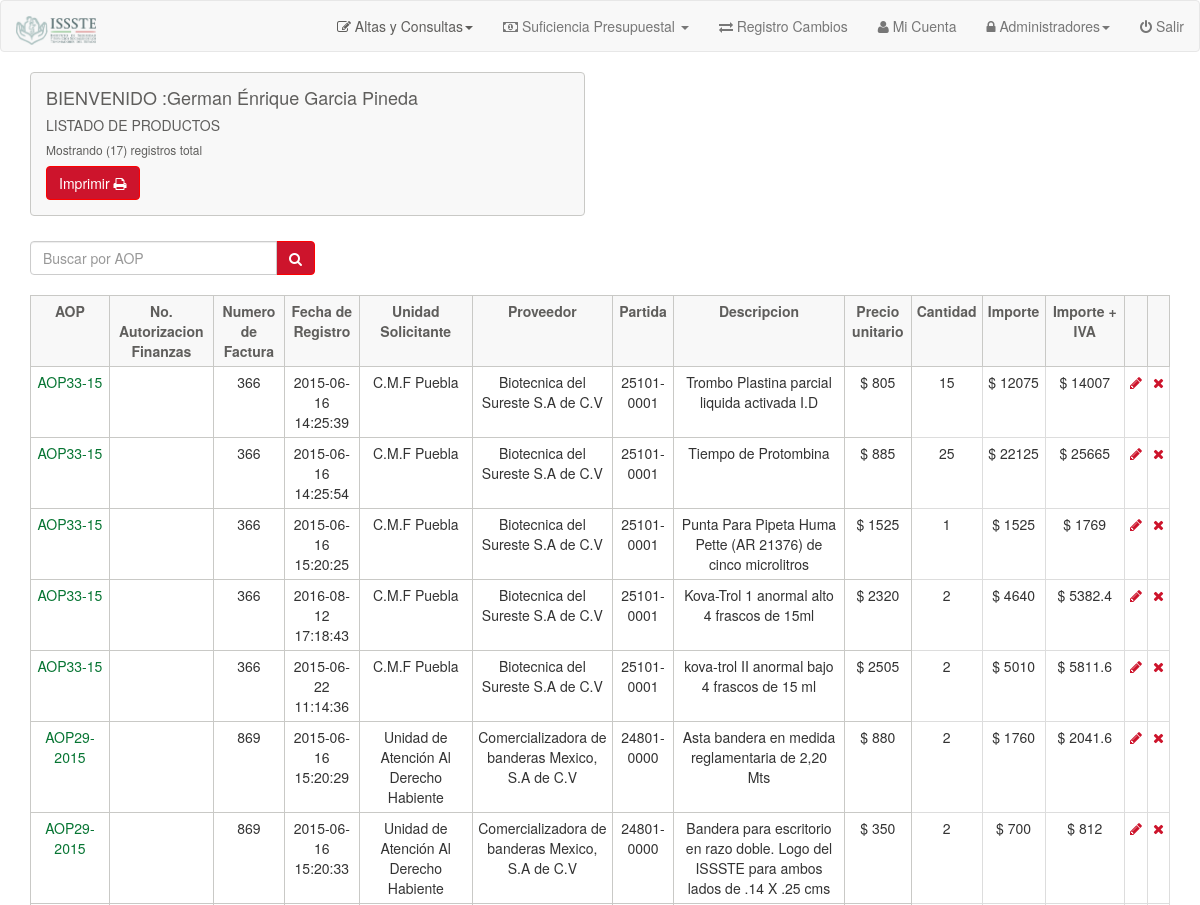
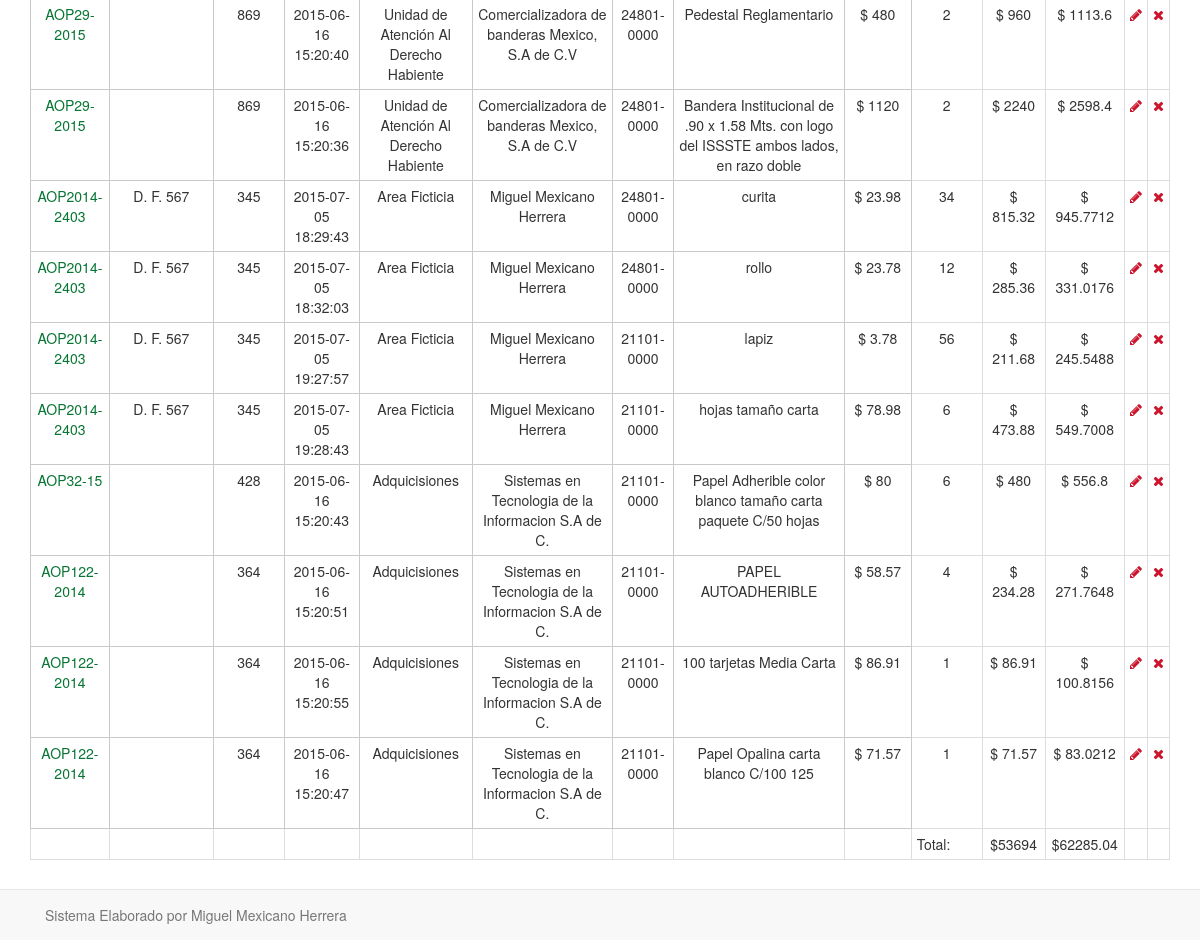
The page /codigo/listadopro.php (signed in) on the database its author committed (2 pictures, top to bottom).
### tables this page shows
CREATE TABLE IF NOT EXISTS `productos` (
  `Idpr` int(11) NOT NULL,
  `Fechapro` datetime NOT NULL,
  `Descripcion` varchar(300) NOT NULL,
  `Preciouni` double NOT NULL,
  `Cantidad` double NOT NULL,
  `Importe` double NOT NULL,
  `ImporteIva` double DEFAULT NULL,
  `Idpm` int(11) NOT NULL,
  `Idcli` int(11) NOT NULL,
  `IdPartida` varchar(11) NOT NULL,
  `AOP` varchar(15) DEFAULT NULL,
  `Factura` varchar(30) DEFAULT NULL,
  `NoFinanzas` varchar(45) DEFAULT NULL
);

CREATE TABLE IF NOT EXISTS `clientes` (
  `Idcliente` int(11) NOT NULL,
  `Nombre` varchar(90) NOT NULL,
  `Responsable` varchar(90) NOT NULL,
  `DireccionC` varchar(200) DEFAULT NULL,
  `CPC` varchar(70) DEFAULT NULL,
  `ColoniaC` varchar(200) DEFAULT NULL,
  `DelegacionC` varchar(200) DEFAULT NULL
);

CREATE TABLE IF NOT EXISTS `proveedores` (
  `Idpm` int(11) NOT NULL,
  `Fecha` datetime NOT NULL,
  `NombreEmp` varchar(100) NOT NULL,
  `Direccion` varchar(200) DEFAULT NULL,
  `Colonia` varchar(100) DEFAULT NULL,
  `Delegacion` varchar(100) DEFAULT NULL,
  `CP` varchar(95) DEFAULT NULL,
  `RepreLegal` varchar(200) DEFAULT NULL,
  `Telefono` varchar(30) DEFAULT NULL,
  `RFC` varchar(25) DEFAULT NULL,
  `Correo` varchar(50) NOT NULL,
  `Idtp` int(11) NOT NULL,
  `Actcost` varchar(100) DEFAULT NULL,
  `ComIdent` varchar(100) DEFAULT NULL,
  `CRFC` varchar(100) DEFAULT NULL,
  `EstadoBanc` varchar(100) DEFAULT NULL,
  `DomicilioFiscal` varchar(100) DEFAULT NULL,
  `CartaMem` varchar(100) DEFAULT NULL
);

### codigo/listadopro.php (the view, shortened to what this page needs)
<?php
require("../funciones/general.php");
require("menu.php");
    if(isset($_REQUEST['palabra']))
    {
    $buscar=$_POST['palabra'];
$query=mysql_query("SELECT * FROM productos,proveedores,clientes WHERE productos.Idpm=proveedores.Idpm AND clientes.idcliente=productos.idcli AND (productos.Descripcion  LIKE '%$buscar%' or productos.IdPartida  LIKE '%$buscar%' or productos.AOP  LIKE '%$buscar%' or clientes.Nombre  LIKE '%$buscar%' or proveedores.NombreEmp like '%$buscar%') ORDER BY NombreEmp ASC");
$busqueda=mysql_query("SELECT sum(importe) FROM productos,proveedores,clientes WHERE productos.Idpm=proveedores.Idpm AND clientes.idcliente=productos.idcli AND (productos.Descripcion  LIKE '%$buscar%' or productos.IdPartida  LIKE '%$buscar%' or productos.AOP  LIKE '%$buscar%' or clientes.Nombre  LIKE '%$buscar%' or proveedores.NombreEmp like '%$buscar%') ORDER BY NombreEmp ASC");
    $lis=mysql_fetch_array($busqueda);
    $Total= $lis['sum(importe)']   ;
    $TotalIva=$Total*0.16;
    $TotalIva=$TotalIva+$Total;
    }else{
  $query=mysql_query("SELECT * FROM productos,proveedores,clientes WHERE productos.Idpm=proveedores.Idpm AND clientes.idcliente=productos.idcli ORDER BY NombreEmp ASC");
    $busqueda=mysql_query("SELECT sum(importe) FROM productos,proveedores,clientes WHERE productos.Idpm=proveedores.Idpm AND clientes.idcliente=productos.idcli");
    $lis=mysql_fetch_array($busqueda);
    $Total= $lis['sum(importe)'];
    $TotalIva=$Total*0.16;
    $TotalIva=$TotalIva+$Total;
    }
$total_registros=mysql_num_rows($query);
 ?>
<!DOCTYPE html>
<html>
<head>
  <link rel="stylesheet" type="text/css" href="../css/bootstrap.css">
  <link rel="stylesheet" type="text/css" href="../css/bootstrap-responsive.css">
  <link rel="stylesheet" href="../font-awesome/css/font-awesome.min.css">
  <link rel="stylesheet" type="text/css" href="../css/mystyle.css">
</head>
<body>
  <div class="container">
  <div class="row-fluid">
    <div class="span6">
    </div>
    <div class="span6"></div>
  </div>
<br>
              <?php
    if($total_registros==0){
    echo '<div>
             <br>
              <div class="alert alert-danger">
              <h4 class="text-center">Alerta!</h4><p class="text-center">No se encontraron resultados</p></div> </div>';
              }
    else
      {
           echo '<table class="table table-bordered table-condensed">
                  <tr>
                      <th id="bordecolor" class="text-center thcolor">AOP</th>
                      <th id="bordecolor" class="text-center thcolor">No. Autorizacion Finanzas</th>
                      <th id="bordecolor" class="text-center thcolor">Numero de Factura</th>
                      <th id="bordecolor" class="text-center thcolor">Fecha de Registro</th>
                      <th id="bordecolor" class="text-center thcolor">Unidad Solicitante</th>
                      <th id="bordecolor" class="text-center thcolor">Proveedor</th>
                      <th id="bordecolor" class="text-center thcolor">Partida</th>
                      <th id="bordecolor" class="text-center thcolor"><p>Descripcion</p></th>
                      <th id="bordecolor" class="text-center thcolor">Precio unitario</th>
                      <th id="bordecolor" class="text-center thcolor"><p>Cantidad</p></th>
                      <th id="bordecolor" class="text-center thcolor">Importe</th>
                      <th id="bordecolor" class="text-center thcolor">Importe + IVA</th>
                      <th id="bordecolor" class="text-center thcolor">&nbsp;</th>';
                    echo '<th id="bordecolor" class="text-center thcolor">&nbsp;</th>';
            echo      '</tr>';
}
            ?>
                  <?php
                  while($fila=mysql_fetch_array($query)) {
                  ?>
                         <tr>
                          <td id="bordecolor" align="center"><a id="linkcolor" href="excelAOP.php?aop=<?php echo $fila['AOP'];?>&prov=<?php echo $fila['Idpm'];?>"><?php echo $fila['AOP'];?></a> </td>
                          <td id="bordecolor" align="center"><?php echo $fila['NoFinanzas'];?></td>
                          <td id="bordecolor" align="center"><?php echo $fila['Factura'];?></td>
                          <td id="bordecolor" align="center"><?php echo $fila['Fechapro'];?></td>
                          <td id="bordecolor" align="center"><?php echo $fila['Nombre'];?></td>
                          <td id="bordecolor" align="center"><?php echo $fila['NombreEmp'];?></td>
                          <td id="bordecolor" align="center"><?php echo $fila['IdPartida'];?></td>
                          <td id="bordecolor" align="center"><?php echo $fila['Descripcion'];?></td>
                          <td id="bordecolor" align="center"><?php echo "$  ";
                          echo $fila['Preciouni'];?></td>
                            <td align="center"><?php echo $fila['Cantidad'];?></td>
                            <td align="center"><?php echo "$  ";
                          echo $fila['Importe'];?></td>
                          <td align="center"><?php echo "$  ";
                          echo $fila['ImporteIva'];?></td>
                            <td>
                           <a href="actualizapro.php?idpr=<?php echo $fila['Idpr'];?>&p=<?php echo $_GET['p'];?>&idus=<?php echo $fila['Idusuario'];?>" title="Actualiza Registro2" target="_self">
                             <i id="otherButton" class="fa fa-pencil"></i>
                           </a>
                          </td>
                          <td>
                          <a href="eliminapro.php?idpr=<?php echo $fila['Idpr'];?>&p=<?php echo $_GET['p'];?>" title="Elimina Registro" target="_self">
                             <i id="otherButton" class="fa fa-times"></i>
                           </a>
                          </td>
                          </tr>
                          <?php }?>
<?php
if($total_registros>0){
echo '<tr>
  <td>&nbsp;</td>
   <td>&nbsp;</td>
   <td>&nbsp;</td>
   <td>&nbsp;</td>
   <td>&nbsp;</td>
    <td>&nbsp;</td>
     <td>&nbsp;</td>
      <td>&nbsp;</td>
      <td>&nbsp;</td>
  <td id="prin">Total:</td>
  <td align="center">$'. $Total.'</td>
  <td align="center">$'. $TotalIva.'</td>
  <td>&nbsp;</td>
  <td>&nbsp;</td>
  </tr>';
}
  ?>
  </table>
<br>
<br>
<br>
  </div>
</body>
</html>

### css/mystyle.css (style rules this page uses)
#otherButton { color: #CD142C; }
#linkcolor { color:#077533; }
#bordecolor { border: #C9C9C6 1px solid; }
.thcolor { background-color: #F8F8F8; color: #5F5E5C; }

### rows shown on the page
productos: AOP "AOP33-15", Factura "366", Fechapro "2015-06-16 14:25:39", Idcli.Nombre "C.M.F Puebla", Idpm.NombreEmp "Biotecnica del Sureste S.A de C.V", IdPartida "25101-0001", Descripcion "Trombo Plastina parcial liquida activada I.D", Preciouni "805", Cantidad "15", Importe "12075", ImporteIva "14007"
productos: AOP "AOP33-15", Factura "366", Fechapro "2015-06-16 14:25:54", Idcli.Nombre "C.M.F Puebla", Idpm.NombreEmp "Biotecnica del Sureste S.A de C.V", IdPartida "25101-0001", Descripcion "Tiempo de Protombina", Preciouni "885", Cantidad "25", Importe "22125", ImporteIva "25665"
productos: AOP "AOP33-15", Factura "366", Fechapro "2015-06-16 15:20:25", Idcli.Nombre "C.M.F Puebla", Idpm.NombreEmp "Biotecnica del Sureste S.A de C.V", IdPartida "25101-0001", Descripcion "Punta Para Pipeta Huma Pette (AR 21376) de cinco microlitros", Preciouni "1525", Cantidad "1", Importe "1525", ImporteIva "1769"
productos: AOP "AOP33-15", Factura "366", Fechapro "2016-08-12 17:18:43", Idcli.Nombre "C.M.F Puebla", Idpm.NombreEmp "Biotecnica del Sureste S.A de C.V", IdPartida "25101-0001", Descripcion "Kova-Trol 1 anormal alto 4 frascos de 15ml", Preciouni "2320", Cantidad "2", Importe "4640", ImporteIva "5382.4"
productos: AOP "AOP33-15", Factura "366", Fechapro "2015-06-22 11:14:36", Idcli.Nombre "C.M.F Puebla", Idpm.NombreEmp "Biotecnica del Sureste S.A de C.V", IdPartida "25101-0001", Descripcion "kova-trol II anormal bajo 4 frascos de 15 ml", Preciouni "2505", Cantidad "2", Importe "5010", ImporteIva "5811.6"
productos: AOP "AOP29-2015", Factura "869", Fechapro "2015-06-16 15:20:29", Idcli.Nombre "Unidad de Atención Al Derecho Habiente", Idpm.NombreEmp "Comercializadora de banderas Mexico, S.A de C.V", IdPartida "24801-0000", Descripcion "Asta bandera en medida reglamentaria de 2,20 Mts", Preciouni "880", Cantidad "2", Importe "1760", ImporteIva "2041.6"
productos: AOP "AOP29-2015", Factura "869", Fechapro "2015-06-16 15:20:33", Idcli.Nombre "Unidad de Atención Al Derecho Habiente", Idpm.NombreEmp "Comercializadora de banderas Mexico, S.A de C.V", IdPartida "24801-0000", Descripcion "Bandera para escritorio en razo doble. Logo del ISSSTE para ambos lados de .14 X .25 cms", Preciouni "350", Cantidad "2", Importe "700", ImporteIva "812"
productos: AOP "AOP29-2015", Factura "869", Fechapro "2015-06-16 15:20:40", Idcli.Nombre "Unidad de Atención Al Derecho Habiente", Idpm.NombreEmp "Comercializadora de banderas Mexico, S.A de C.V", IdPartida "24801-0000", Descripcion "Pedestal Reglamentario", Preciouni "480", Cantidad "2", Importe "960", ImporteIva "1113.6"
productos: AOP "AOP29-2015", Factura "869", Fechapro "2015-06-16 15:20:36", Idcli.Nombre "Unidad de Atención Al Derecho Habiente", Idpm.NombreEmp "Comercializadora de banderas Mexico, S.A de C.V", IdPartida "24801-0000", Descripcion "Bandera Institucional de .90 x 1.58 Mts. con logo del ISSSTE ambos lados, en razo doble", Preciouni "1120", Cantidad "2", Importe "2240", ImporteIva "2598.4"
productos: AOP "AOP2014-2403", NoFinanzas "D. F. 567", Factura "345", Fechapro "2015-07-05 18:29:43", Idcli.Nombre "Area Ficticia", Idpm.NombreEmp "Miguel Mexicano Herrera", IdPartida "24801-0000", Descripcion "curita", Preciouni "23.98", Cantidad "34", Importe "815.32", ImporteIva "945.7712"
productos: AOP "AOP2014-2403", NoFinanzas "D. F. 567", Factura "345", Fechapro "2015-07-05 18:32:03", Idcli.Nombre "Area Ficticia", Idpm.NombreEmp "Miguel Mexicano Herrera", IdPartida "24801-0000", Descripcion "rollo", Preciouni "23.78", Cantidad "12", Importe "285.36", ImporteIva "331.0176"
productos: AOP "AOP2014-2403", NoFinanzas "D. F. 567", Factura "345", Fechapro "2015-07-05 19:27:57", Idcli.Nombre "Area Ficticia", Idpm.NombreEmp "Miguel Mexicano Herrera", IdPartida "21101-0000", Descripcion "lapiz", Preciouni "3.78", Cantidad "56", Importe "211.68", ImporteIva "245.5488"
productos: AOP "AOP2014-2403", NoFinanzas "D. F. 567", Factura "345", Fechapro "2015-07-05 19:28:43", Idcli.Nombre "Area Ficticia", Idpm.NombreEmp "Miguel Mexicano Herrera", IdPartida "21101-0000", Descripcion "hojas tamaño carta", Preciouni "78.98", Cantidad "6", Importe "473.88", ImporteIva "549.7008"
productos: AOP "AOP32-15", Factura "428", Fechapro "2015-06-16 15:20:43", Idcli.Nombre "Adquicisiones", Idpm.NombreEmp "Sistemas en Tecnologia de la Informacion S.A de C.", IdPartida "21101-0000", Descripcion "Papel Adherible color blanco tamaño carta paquete C/50 hojas", Preciouni "80", Cantidad "6", Importe "480", ImporteIva "556.8"
productos: AOP "AOP122-2014", Factura "364", Fechapro "2015-06-16 15:20:51", Idcli.Nombre "Adquicisiones", Idpm.NombreEmp "Sistemas en Tecnologia de la Informacion S.A de C.", IdPartida "21101-0000", Descripcion "PAPEL AUTOADHERIBLE", Preciouni "58.57", Cantidad "4", Importe "234.28", ImporteIva "271.7648"
productos: AOP "AOP122-2014", Factura "364", Fechapro "2015-06-16 15:20:55", Idcli.Nombre "Adquicisiones", Idpm.NombreEmp "Sistemas en Tecnologia de la Informacion S.A de C.", IdPartida "21101-0000", Descripcion "100 tarjetas Media Carta", Preciouni "86.91", Cantidad "1", Importe "86.91", ImporteIva "100.8156"
productos: AOP "AOP122-2014", Factura "364", Fechapro "2015-06-16 15:20:47", Idcli.Nombre "Adquicisiones", Idpm.NombreEmp "Sistemas en Tecnologia de la Informacion S.A de C.", IdPartida "21101-0000", Descripcion "Papel Opalina carta blanco C/100 125", Preciouni "71.57", Cantidad "1", Importe "71.57", ImporteIva "83.0212"

### other values the page prints
$usuario "German Énrique Garcia Pineda"
$titulo "LISTADO DE PRODUCTOS"
$registros "17"
$Total "53694"
$TotalIva "62285.04"
